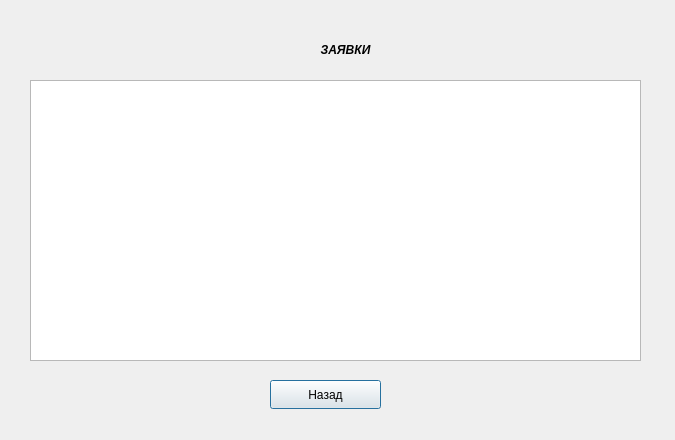
<?xml version="1.0" encoding="UTF-8"?>
<ui version="4.0">
 <class>AdminZayavki15</class>
 <widget class="QDialog" name="AdminZayavki15">
  <property name="geometry">
   <rect>
    <x>0</x>
    <y>0</y>
    <width>675</width>
    <height>440</height>
   </rect>
  </property>
  <property name="windowTitle">
   <string>Dialog</string>
  </property>
  <widget class="QTableView" name="tableView">
   <property name="geometry">
    <rect>
     <x>30</x>
     <y>80</y>
     <width>611</width>
     <height>281</height>
    </rect>
   </property>
   <property name="contextMenuPolicy">
    <enum>Qt::NoContextMenu</enum>
   </property>
   <property name="acceptDrops">
    <bool>false</bool>
   </property>
   <property name="autoFillBackground">
    <bool>true</bool>
   </property>
   <property name="inputMethodHints">
    <set>Qt::ImhNone</set>
   </property>
   <property name="lineWidth">
    <number>7</number>
   </property>
   <property name="editTriggers">
    <set>QAbstractItemView::NoEditTriggers</set>
   </property>
   <attribute name="horizontalHeaderMinimumSectionSize">
    <number>35</number>
   </attribute>
   <attribute name="horizontalHeaderDefaultSectionSize">
    <number>180</number>
   </attribute>
   <attribute name="horizontalHeaderHighlightSections">
    <bool>true</bool>
   </attribute>
   <attribute name="verticalHeaderVisible">
    <bool>true</bool>
   </attribute>
   <attribute name="verticalHeaderCascadingSectionResizes">
    <bool>true</bool>
   </attribute>
   <attribute name="verticalHeaderMinimumSectionSize">
    <number>20</number>
   </attribute>
   <attribute name="verticalHeaderDefaultSectionSize">
    <number>50</number>
   </attribute>
   <attribute name="verticalHeaderHighlightSections">
    <bool>true</bool>
   </attribute>
   <attribute name="verticalHeaderStretchLastSection">
    <bool>false</bool>
   </attribute>
  </widget>
  <widget class="QPushButton" name="pushButton_2">
   <property name="geometry">
    <rect>
     <x>270</x>
     <y>380</y>
     <width>111</width>
     <height>29</height>
    </rect>
   </property>
   <property name="text">
    <string>Назад</string>
   </property>
  </widget>
  <widget class="QLabel" name="label">
   <property name="geometry">
    <rect>
     <x>270</x>
     <y>40</y>
     <width>151</width>
     <height>20</height>
    </rect>
   </property>
   <property name="text">
    <string>&lt;html&gt;&lt;head/&gt;&lt;body&gt;&lt;p align=&quot;center&quot;&gt;&lt;span style=&quot; font-weight:700; font-style:italic;&quot;&gt;ЗАЯВКИ&lt;/span&gt;&lt;/p&gt;&lt;/body&gt;&lt;/html&gt;</string>
   </property>
  </widget>
 </widget>
 <resources/>
 <connections/>
</ui>
